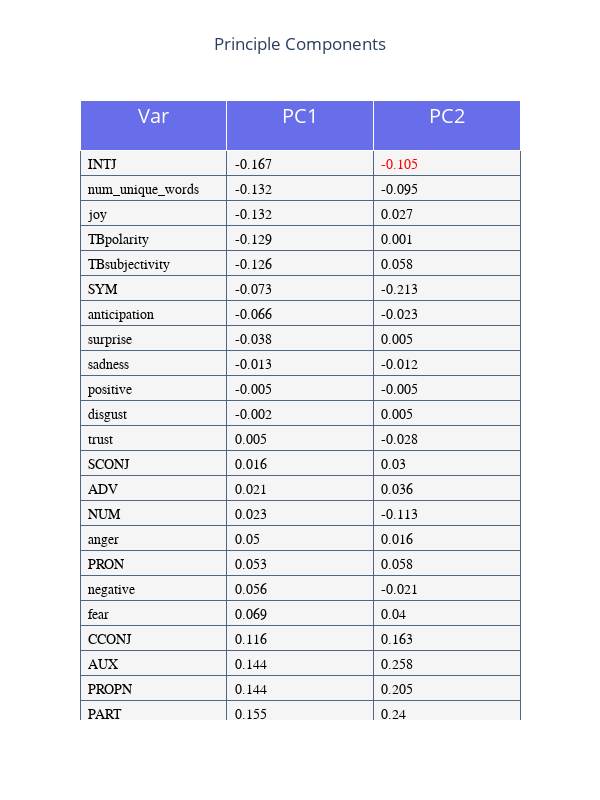

Here is the notebook cell this chart was saved with:
### Code cell
font_color=['black']*2+[['red' if boolv else 'black' for boolv in abs(to_png['PC1'])>0.16]]
table_trace = go.Table(
                 header = dict(height = 50,
                               values = [['Var'], ['PC1'], ['PC2']],
                               align = ['center']*3,
                               fill_color = '#686dea',
                               font_color = '#ffffff',
                               font_size =20),
                 cells = dict(values = [to_png['var'], round(to_png['PC1'],3), round(to_png['PC2'],3)],
                              line = dict(color='#506784'),
                              align = ['left']*3,
                              font_color=font_color,
                              font_family="Arial", 
                              font_size=14,   
                              height = 25,
                              fill = dict(color='rgb(245,245,245)'))
                             )
layout = go.Layout(width=600, height=800, autosize=False,
                   title_text='Principle Components',
                   title_x=0.5, showlegend=False)
fig = go.Figure(data=[table_trace], layout=layout)
fig.show()

### Figure 1 — Plotly figure (JSON) as saved in the notebook; plotly's stock layout.template omitted (floating-point values rounded to 4 significant figures; data arrays with more than 128 entries replaced by an {"elided": "..."} marker saying what was removed)
{"data": [{"cells": {"align": ["left", "left", "left"], "fill": {"color": "rgb(245,245,245)"}, "font": {"color": ["black", "black", ["red", "black", "black", "black", "black", "black", "black", "black", "black", "black", "black", "black", "black", "black", "black", "black", "black", "black", "black", "black", "black", "black", "black", "red", "red", "red", "red", "red", "red", "red", "red", "red", "red", "red", "red", "red", "red", "red", "red", "red", "red", "red", "red"]], "family": "Arial", "size": 14}, "height": 25, "line": {"color": "#506784"}, "values": {"elided": "3x43 mixed values"}}, "header": {"align": ["center", "center", "center"], "fill": {"color": "#686dea"}, "font": {"color": "#ffffff", "size": 20}, "height": 50, "values": [["Var"], ["PC1"], ["PC2"]]}, "type": "table"}], "layout": {"autosize": false, "height": 800, "showlegend": false, "title": {"text": "Principle Components", "x": 0.5}, "width": 600}}
